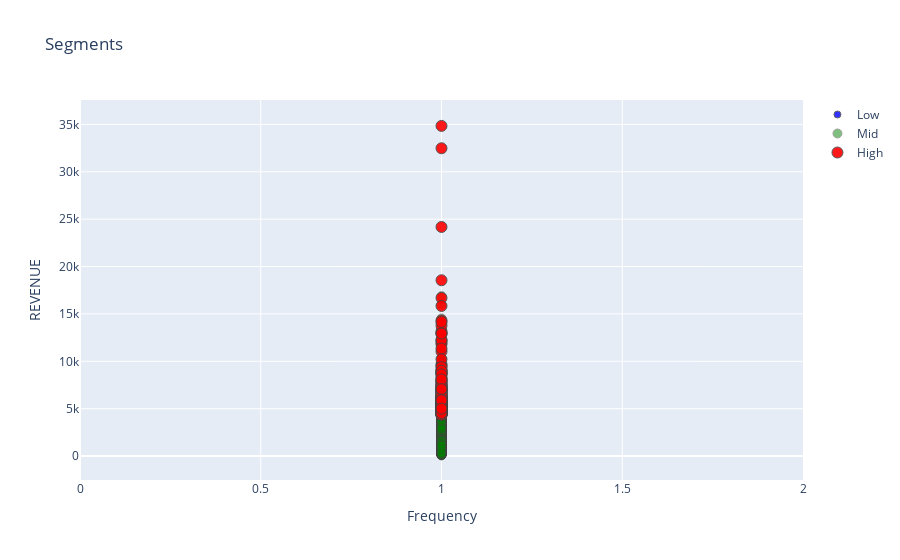

Here is the notebook cell this chart was saved with:
### Code cell
graph = user.query("REVENUE <35000 and Frequency <200")

plot_data = [
    go.Scatter(
        x=graph.query("Segment == 'Low-Value'")['Frequency'],
        y=graph.query("Segment == 'Low-Value'")['REVENUE'],
        mode='markers',
        name='Low',
        marker= dict(size= 7,
            line= dict(width=1),
            color= 'blue',
            opacity= 0.8
           )
    ),
        go.Scatter(
        x=graph.query("Segment == 'Mid-Value'")['Frequency'],
        y=graph.query("Segment == 'Mid-Value'")['REVENUE'],
        mode='markers',
        name='Mid',
        marker= dict(size= 9,
            line= dict(width=1),
            color= 'green',
            opacity= 0.5
           )
    ),
        go.Scatter(
        x=graph.query("Segment == 'High-Value'")['Frequency'],
        y=graph.query("Segment == 'High-Value'")['REVENUE'],
        mode='markers',
        name='High',
        marker= dict(size= 11,
            line= dict(width=1),
            color= 'red',
            opacity= 0.9
           )
    ),
]

plot_layout = go.Layout(
        yaxis= {'title': "REVENUE"},
        xaxis= {'title': "Frequency"},
        title='Segments'
    )
fig = go.Figure(data=plot_data, layout=plot_layout)
pyoff.iplot(fig)

### Figure 1 — Plotly figure (JSON) as saved in the notebook; plotly's stock layout.template omitted (floating-point values rounded to 4 significant figures; data arrays with more than 128 entries replaced by an {"elided": "..."} marker saying what was removed)
{"data": [{"marker": {"color": "blue", "line": {"width": 1}, "opacity": 0.8, "size": 7}, "mode": "markers", "name": "Low", "type": "scatter", "x": {"elided": "2372 int values"}, "y": {"elided": "2372 float values"}}, {"marker": {"color": "green", "line": {"width": 1}, "opacity": 0.5, "size": 9}, "mode": "markers", "name": "Mid", "type": "scatter", "x": {"elided": "2461 int values"}, "y": {"elided": "2461 float values"}}, {"marker": {"color": "red", "line": {"width": 1}, "opacity": 0.9, "size": 11}, "mode": "markers", "name": "High", "type": "scatter", "x": {"elided": "167 int values"}, "y": {"elided": "167 float values"}}], "layout": {"title": {"text": "Segments"}, "xaxis": {"title": {"text": "Frequency"}}, "yaxis": {"title": {"text": "REVENUE"}}}}
